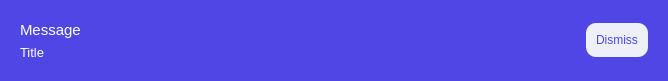
<?xml version="1.0" encoding="UTF-8"?>
<ui version="4.0">
 <class>Notification</class>
 <widget class="QWidget" name="Notification">
  <property name="geometry">
   <rect>
    <x>0</x>
    <y>0</y>
    <width>668</width>
    <height>81</height>
   </rect>
  </property>
  <property name="sizePolicy">
   <sizepolicy hsizetype="Preferred" vsizetype="Fixed">
    <horstretch>0</horstretch>
    <verstretch>0</verstretch>
   </sizepolicy>
  </property>
  <property name="windowTitle">
   <string>Notifications</string>
  </property>
  <property name="styleSheet">
   <string notr="true">QWidget{
	background-color: rgb(80, 70, 229);
	color: white
}
QPushButton{
	background-color: rgb(237, 240, 247);
	color: rgb(80, 70, 229);
	border:none;
	border-radius: 10px;
	padding:10px;
}</string>
  </property>
  <layout class="QHBoxLayout" name="horizontalLayout">
   <item>
    <widget class="QFrame" name="horizontalFrame">
     <property name="sizePolicy">
      <sizepolicy hsizetype="Expanding" vsizetype="Fixed">
       <horstretch>0</horstretch>
       <verstretch>0</verstretch>
      </sizepolicy>
     </property>
     <property name="styleSheet">
      <string notr="true"/>
     </property>
     <layout class="QHBoxLayout" name="horizontalLayout_3">
      <item>
       <layout class="QVBoxLayout" name="verticalLayout">
        <item>
         <widget class="QLabel" name="message">
          <property name="font">
           <font>
            <pointsize>11</pointsize>
           </font>
          </property>
          <property name="text">
           <string>Message</string>
          </property>
         </widget>
        </item>
        <item>
         <widget class="QLabel" name="title">
          <property name="font">
           <font>
            <pointsize>10</pointsize>
           </font>
          </property>
          <property name="text">
           <string>Title</string>
          </property>
         </widget>
        </item>
       </layout>
      </item>
      <item>
       <widget class="QPushButton" name="dismiss_btn">
        <property name="sizePolicy">
         <sizepolicy hsizetype="Fixed" vsizetype="Fixed">
          <horstretch>0</horstretch>
          <verstretch>0</verstretch>
         </sizepolicy>
        </property>
        <property name="text">
         <string>Dismiss</string>
        </property>
       </widget>
      </item>
     </layout>
    </widget>
   </item>
  </layout>
 </widget>
 <resources/>
 <connections/>
</ui>
